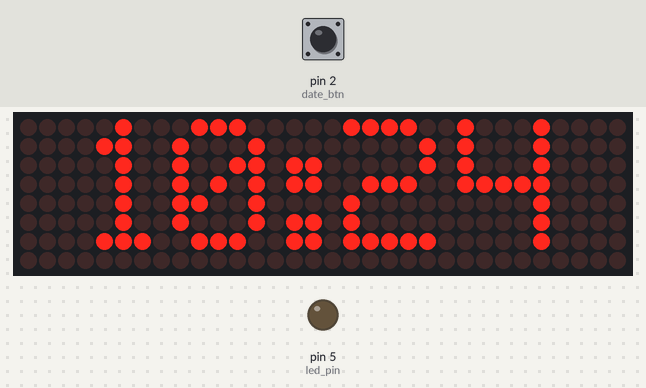
A program run on a simulated Arduino Uno, built with avr-gcc and run on an emulated ATmega328P. Shown: 32×8 LED matrix, output pins drawn as LEDs (lit = HIGH). The test bench sets the inputs (shaded band); at power-on: pin 2 (date_btn) HIGH. The local clock reads 2024-03-15 10:24:30 at power-on unless the program sets it; what the program prints to the serial monitor is not drawn.

Above: at 1.2 s.
1.3 s: pin 2 (date_btn) pulled LOW for 0.15 s
At 2.0 s:
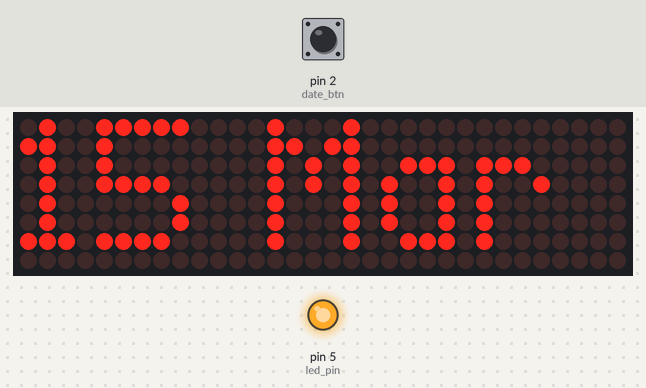
4.4 s: pin 2 (date_btn) pulled LOW for 1 s
At 31.0 s:
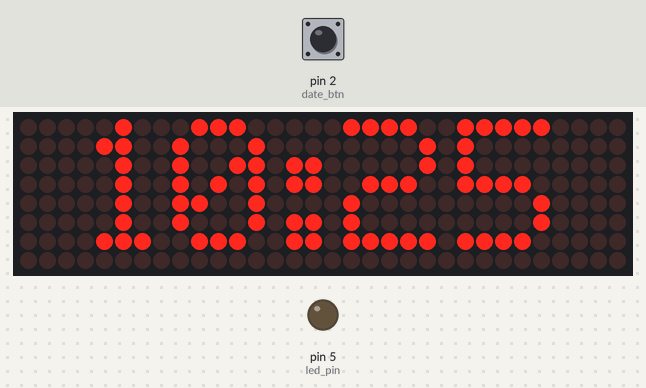
Timing chart, 0 to 31.5 s (numbered marks = the images above; inputs shaded):
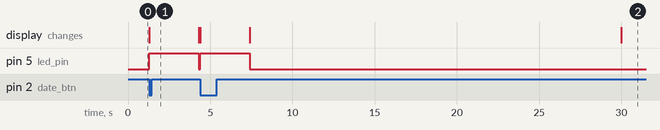

Measured:
- after the input at 1.3 s, pin 5 (led_pin): LOW → HIGH at once, → LOW 3.0 s later; the display: changes at once (image 1)
- after the input at 4.4 s, pin 5 (led_pin): LOW → HIGH at once, → LOW 3.0 s later; the display: first changes at once (image 2 shows a later state)

The program:

main.cpp
```cpp
#include <Arduino.h>
#include <Wire.h>
#include <RTClib.h>
#include <MD_Parola.h>
#include <MD_MAX72xx.h>
#include <SPI.h>

/* Global Variables*/
// Setting up pins for interrupts
const uint8_t date_btn = 2;
const uint8_t led_pin = 5;
//Interrupt flag
volatile uint8_t flag = 0;

//Delay for displaying the date
const uint16_t delay_time = 3000;

/* Setting up stuff for RTC*/

// Delcare rtc object
RTC_DS3231 rtc;

// 2D array for days of the week with a max of 12 characters
char daysOfTheWeek[7][12] = {"Sunday", "Monday", "Tuesday", "Wednesday", "Thursday", "Friday", "Saturday"};

/* Setting up stuff for Dot Matrix Display*/

// Define hardware type, size, and output pins
#define HARDWARE_TYPE MD_MAX72XX::FC16_HW
#define MAX_DEVICES 4
#define CS_PIN 3

// Create new instace of MD_Parola class with hardware SPI connection
MD_Parola myDisplay = MD_Parola(HARDWARE_TYPE, CS_PIN, MAX_DEVICES);

// Setup for software SPI (if needed)
// #define DATAPIN 2
// #define CLK_PIN 4
// MD_Parola myDisplay = MD_Parola(HARDWARE_TYPE, DATA_PIN, CLK_PIN, CS_PIN, MAX_DEVICES);


void setup() {
  // Begin serial communication
  Serial.begin(115200);

  #ifdef ESP8266
    while(!Serial); // Wait for serial port to connect. Needed for native USB.
  #endif

  // Check if RTC is connected
  if (!rtc.begin()) {
    Serial.println("RTC not found!");
    Serial.flush();
    abort();
  }

  // Check if RTC is running
  if (rtc.lostPower()){
    Serial.println("Power was lost. Setting time...");
    // Set the RTC to the date & time this sketch was compiled
    // rtc.adjust(DateTime(F(__DATE__), F(__TIME__)));

  }

  // Initialize the display
  myDisplay.begin();
  // Set brightness level 0-15
  myDisplay.setIntensity(0);
  //Clear the display
  myDisplay.displayClear();

  /* This whole section is dedicated to using interrupts*/

  // Clear bit 2 for data direction register in PORTD
  DDRD &= ~(1 << date_btn);
  // Set bit 2 for PORTD, effectively enabling itnernal pull-up resistor
  PORTD |= (1 << date_btn);

  //Set LED pin as output
  DDRD |= (1 << led_pin);

  // Falling edge trigger of INT0 generates interrupt by setting lowest bit of EICRA to 10
  EICRA |= (1 << ISC01); //set bit 1 of EICRA
  EICRA &= ~(1 << ISC00); // clear bit 0 of EICRA,

  // Enable interrupts for INT0
  EIMSK |= (1 << INT0);

  //Enable global interrupts
  sei(); // to disable interrupts use cli();
}

void loop() {
  // Acquire the current date and time
  DateTime now = rtc.now();

  //buffer can be d#efined using following combinations:
  //hh - the hour with a leading zero (00 to 23)
  //mm - the minute with a leading zero (00 to 59)
  //ss - the whole second with a leading zero where applicable (00 to 59)
  //YYYY - the year as four digit number
  //YY - the year as two digit number (00-99)
  //MM - the month as number with a leading zero (01-12)
  //MMM - the abbreviated English month name ('Jan' to 'Dec')
  //DD - the day as number with a leading zero (01 to 31)
  //DDD - the abbreviated English day name ('Mon' to 'Sun')

  // Print current time
  char buf_time[] = "hh:mm";
  Serial.println(now.toString(buf_time));


  // Display the current time on the dot matrix display
  myDisplay.setTextAlignment(PA_CENTER);
  myDisplay.print(now.toString(buf_time));

  // check if flag is raised
  if (flag){
    // Print the current date
    PORTD ^= (1 << led_pin);
    Serial.println("Interrupt triggered");
    char buf_date[] = "DD MMM";
    Serial.println(now.toString(buf_date));

    // Display the current date on the dot matrix display
    myDisplay.displayClear();
    myDisplay.setTextAlignment(PA_LEFT);
    myDisplay.print(now.toString(buf_date));
    delay(delay_time);
    //Toggle the LED
    PORTD ^= (1 << led_pin);
    // Clear the flag
    flag = 0;
  }

}

// Interrupt service routine for INT0
ISR(INT0_vect){
  flag = 1;
  // PORTD ^= (1 << led_pin);
  // Serial.println("Interrupt triggered");
}
```
